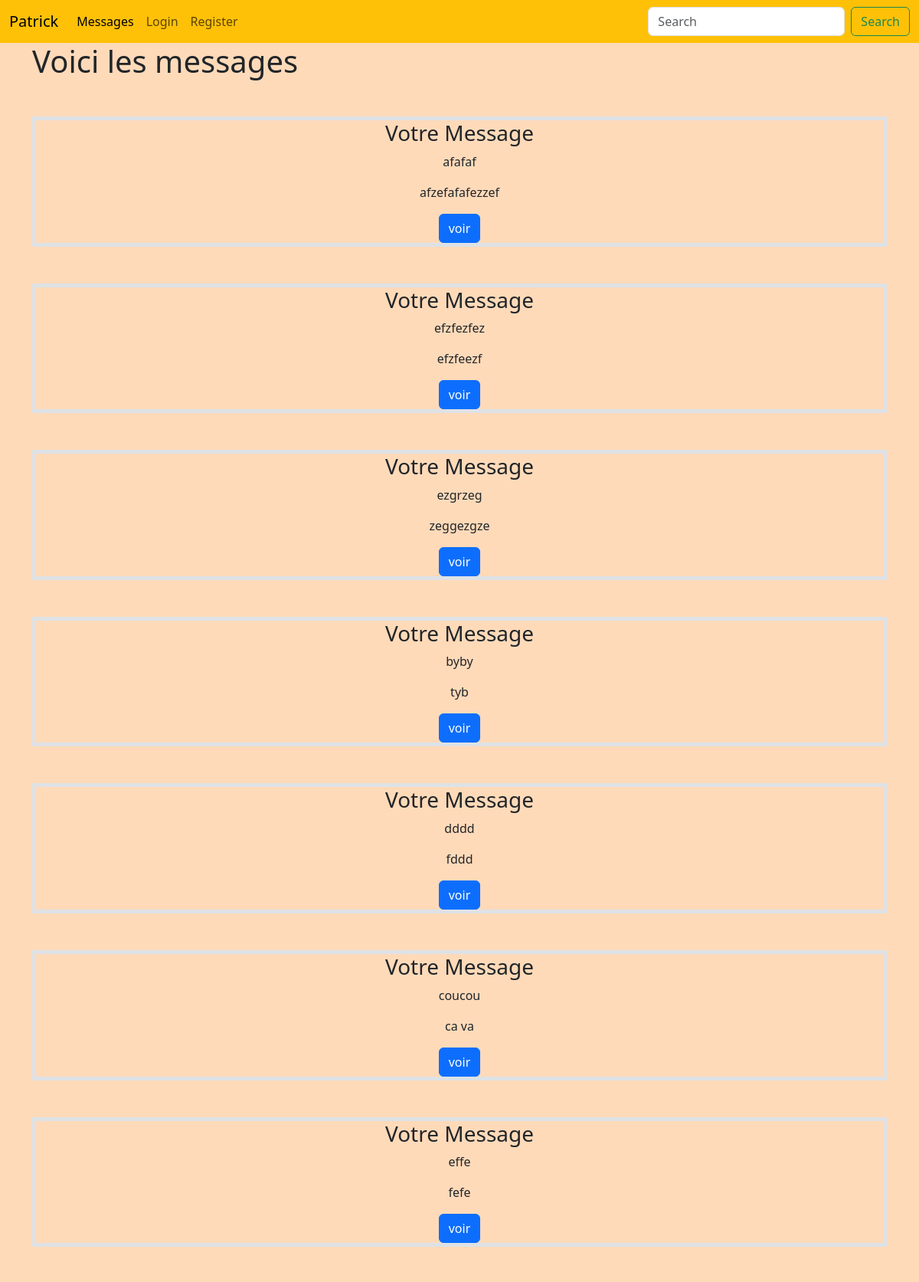
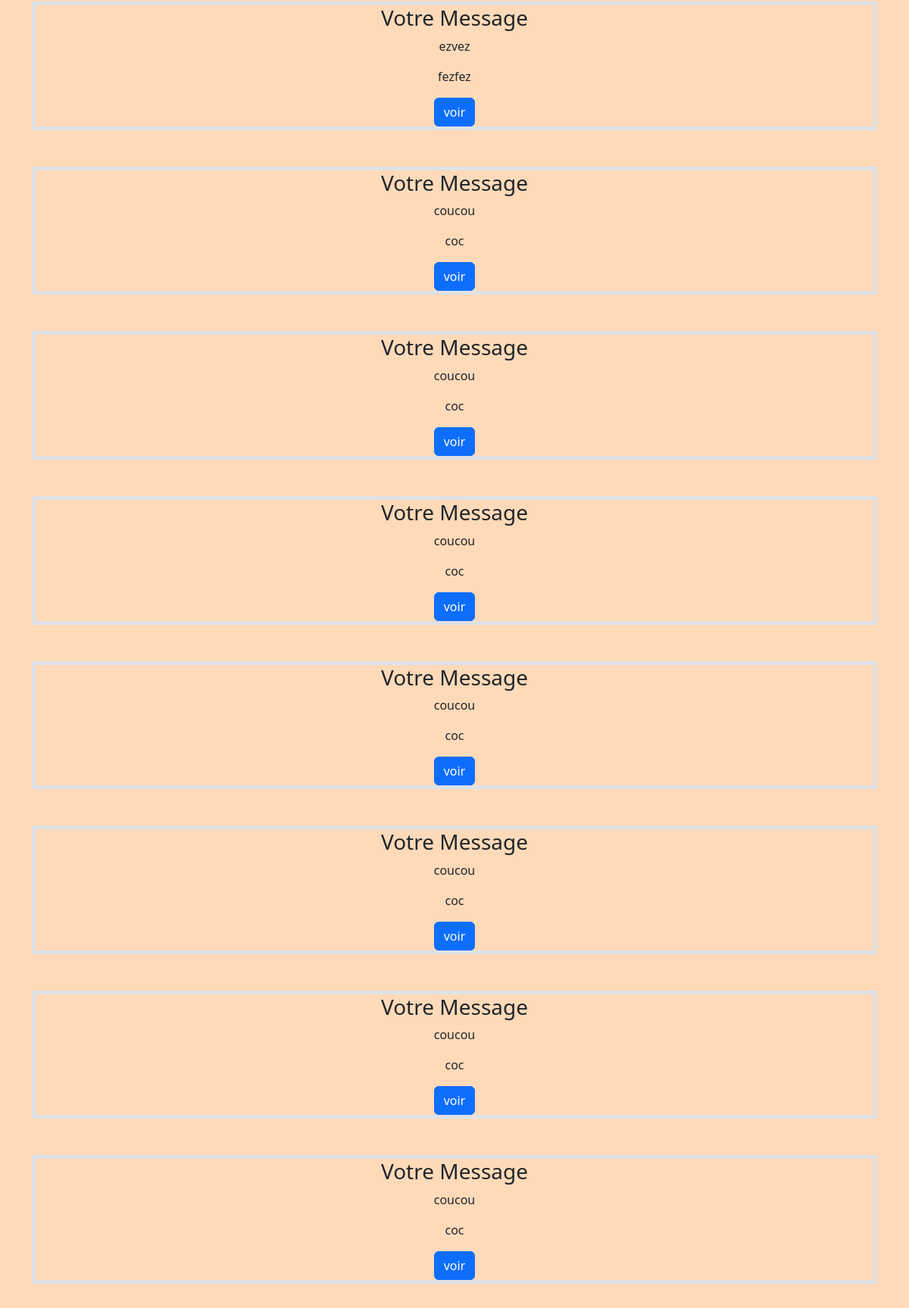
/website/messages (upper part), run on the app's committed database (2 pictures, top to bottom).
### website/models.py (models this page shows)
class Message(models.Model):
    title = models.CharField(max_length=255)
    content = models.CharField(max_length=1000)
    author = models.ForeignKey(User, null=False, on_delete=models.CASCADE, default="missing_author")
    category = models.ForeignKey(Category, null=True, on_delete=models.SET_NULL)

### website/views.py (the view)
# urls.py: path('messages', views.all_messages, name='all_messages'),
def all_messages(request):
    messages = Message.objects.all()
    context = {"messages": messages}
    return render(request, 'website/all.html', context)

### website/templates/website/all.html
{% extends 'website/base.html' %}
{% load static %}
{% block content %}
<div class="container mb-5">
<h1>Voici les messages</h1>
</div>
{% for message in messages %}
<div class="container">
<div class="border border-5 mt-5">
    <div class="text-center">
<h3>Votre Message</h3>
    <p>{{ message.title }}</p>
   <p>{{ message.content }}</p>
<a href="{% url 'show_message' message.id %}" class="btn btn-primary">voir</a>
    </div>
</div>
    </div>
{% endfor %}
{% endblock %}

### static/styles/main.css (style rules this page uses)
body { background-color: peachpuff; }

### data on the page
Message: title "afafaf", content "afzefafafezzef"
Message: title "efzfezfez", content "efzfeezf"
Message: title "ezgrzeg", content "zeggezgze"
Message: title "byby", content "tyb"
Message: title "dddd", content "fddd"
Message: title "coucou", content "ca va"
Message: title "effe", content "fefe"
Message: title "ezvez", content "fezfez"
Message: title "coucou", content "coc"
Message: title "coucou", content "coc"
Message: title "coucou", content "coc"
Message: title "coucou", content "coc"
Message: title "coucou", content "coc"
Message: title "coucou", content "coc"
Message: title "coucou", content "coc"
